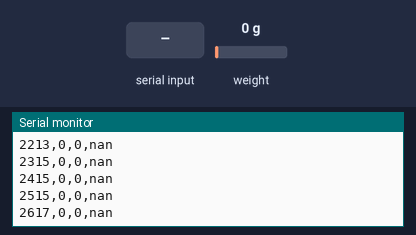
A sketch run on a simulated Arduino Mega 2560, built with avr-gcc and run on an emulated ATmega2560. Shown: the last lines printed to the serial monitor. Inputs (shaded band) come from the test bench; at power-on: weight on the scale 0 g.

Above: at 2.7 s.
2.8 s: "90,45\n" received over Serial
At 3.03 s:
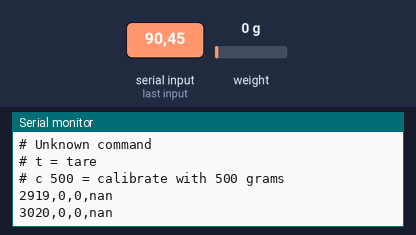
4.3 s: "c90\n" received over Serial
At 5.1 s:
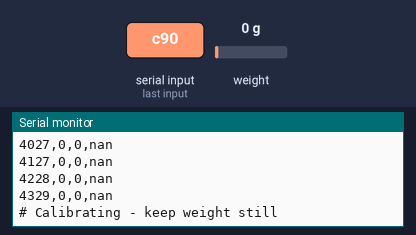
6.8 s: "c,45\n" received over Serial
At 6.85 s:
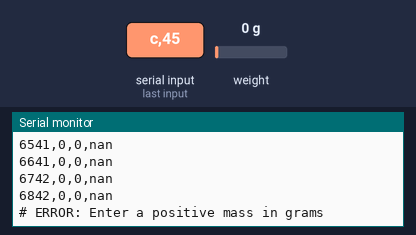
8.3 s: weight on the scale set to 100 g
At 8.36 s:
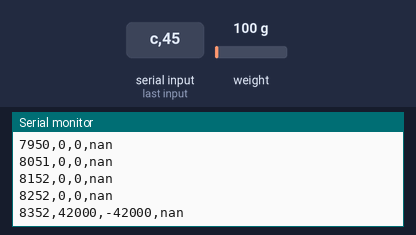
9.8 s: byte 10 ('\n') received over Serial
At 10.38 s:
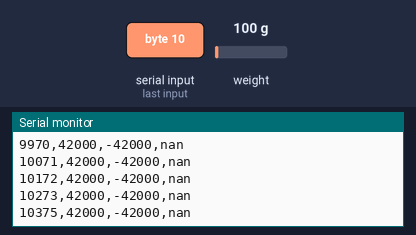
11.3 s: byte 13 ('\r') received over Serial
At 13.11 s:
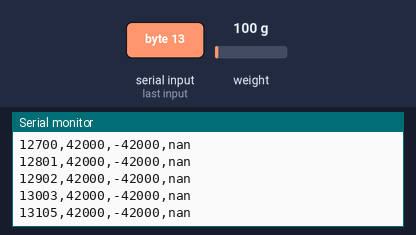
Timing chart, 0 to 13.8 s (numbered marks = the images above; inputs shaded):
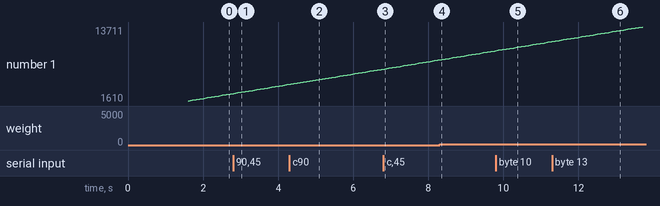

Measured:
- after the input at 2.8 s, the serial monitor: prints a new line at once (image 1)
- after the input at 4.3 s, the serial monitor: prints a new line at once (image 2)
- after the input at 6.8 s, the serial monitor: prints a new line at once (image 3)
- after the input at 8.3 s, the serial monitor: prints a new line after 0.05 s (image 4)
- after the input at 9.8 s, the serial monitor: prints a new line after 0.58 s (image 5)
- after the input at 11.3 s, the serial monitor: prints a new line after 1.8 s (image 6)
- plotted number 1: 2717 → 4228 after the input at 2.8 s, 4228 → 6742 after the input at 4.3 s, 8252 → 9767 after the input at 8.3 s

The sketch:

LoadCell.ino
```cpp
#include <HX711.h>
#include <stdlib.h>

// HX711 connected to Arduino Mega
const int DT_PIN  = 3;
const int CLK_PIN = 2;

HX711 scale;

// Calibration variables
long offset = 0;
float countsPerNewton = 0.0;

// Settings
const int TARE_SAMPLES = 10;
const int CAL_SAMPLES = 10;
const unsigned long TIMEOUT_MS = 1500;

// Serial command buffer
char command[32];
int commandIndex = 0;


// ----------------------------------------
// Average multiple raw HX711 readings
// ----------------------------------------
bool averageRaw(int samples, long &result) {
  int64_t sum = 0;

  for (int i = 0; i < samples; i++) {
    if (!scale.wait_ready_timeout(TIMEOUT_MS)) {
      return false;
    }

    sum += scale.read();
  }

  result = (long)(sum / samples);
  return true;
}


// ----------------------------------------
// Tare: set the current force to zero
// ----------------------------------------
void tareScale() {
  long newOffset;

  if (averageRaw(TARE_SAMPLES, newOffset)) {
    offset = newOffset;
    Serial.println("# Tare complete");
  } else {
    Serial.println("# ERROR: Tare failed");
  }
}


// ----------------------------------------
// Calibrate using a known mass in grams
// ----------------------------------------
void calibrateScale(float massGrams) {
  if (massGrams <= 0) {
    Serial.println("# ERROR: Enter a positive mass in grams");
    return;
  }

  Serial.println("# Calibrating - keep weight still");

  long average;

  if (!averageRaw(CAL_SAMPLES, average)) {
    Serial.println("# ERROR: Calibration failed");
    return;
  }

  // Reverse sign so applied force is positive
  float netCounts = (float)(offset - average);

  // Convert known mass (grams) to force (N)
  float knownForce = (massGrams / 1000.0) * 9.80665;

  // Calculate conversion factor
  if (netCounts <= 0) {
    Serial.println("# ERROR: Expected positive counts");
    Serial.println("# Check tare, weight, and sensor direction");
    return;
  }

  countsPerNewton = netCounts / knownForce;

  Serial.print("# Calibration complete: ");
  Serial.print(countsPerNewton, 4);
  Serial.println(" counts/N");
}


// ----------------------------------------
// Process commands from Serial Monitor
// ----------------------------------------
void processCommand(char *cmd) {

  if (cmd[0] == 't' || cmd[0] == 'T') {
    tareScale();
  }

  else if (cmd[0] == 'c' || cmd[0] == 'C') {
    // Example: c 500 means calibrate with 500 g
    float mass = atof(cmd + 1);
    calibrateScale(mass);
  }

  else {
    Serial.println("# Unknown command");
    Serial.println("# t = tare");
    Serial.println("# c 500 = calibrate with 500 grams");
  }
}


// ----------------------------------------
// Read commands without blocking sampling
// ----------------------------------------
void checkSerial() {
  while (Serial.available() > 0) {
    char ch = Serial.read();

    if (ch == '\n' || ch == '\r') {
      if (commandIndex > 0) {
        command[commandIndex] = '\0';
        processCommand(command);
        commandIndex = 0;
      }
    }
    else if (commandIndex < 31) {
      command[commandIndex++] = ch;
    }
  }
}


// ----------------------------------------
// Setup
// ----------------------------------------
void setup() {
  Serial.begin(115200);

  // Channel A, gain 128
  scale.begin(DT_PIN, CLK_PIN, 128);

  if (!scale.wait_ready_timeout(2000)) {
    Serial.println("# ERROR: HX711 not responding");
    while (true) {
      delay(1000);
    }
  }

  delay(500);

  Serial.println("# Keep platform unloaded");
  tareScale();

  Serial.println("# Commands:");
  Serial.println("# t = tare");
  Serial.println("# c 500 = calibrate with 500 g");
  Serial.println("# millis,raw,counts,force_N");
  Serial.println("millis,raw,counts,force_N");
  Serial.println("Starting Load Cell Readings:");
}


// ----------------------------------------
// Main loop
// ----------------------------------------
void loop() {

  checkSerial();

  if (!scale.wait_ready_timeout(TIMEOUT_MS)) {
    Serial.println("# ERROR: HX711 timeout");
    return;
  }

  long raw = scale.read();

  // Reverse sign and subtract zero offset
  long netCounts = offset - raw;

  // Convert counts to newtons
  float forceN = 0;

  if (countsPerNewton > 0) {
    forceN = (float)netCounts / countsPerNewton;
  }

  // Output measurements
  Serial.print(millis());
  Serial.print(",");
  Serial.print(raw);
  Serial.print(",");
  Serial.print(netCounts);
  Serial.print(",");

  if (countsPerNewton > 0) {
    Serial.println(forceN, 3);
  } else {
    Serial.println("nan");
  }
}
```
